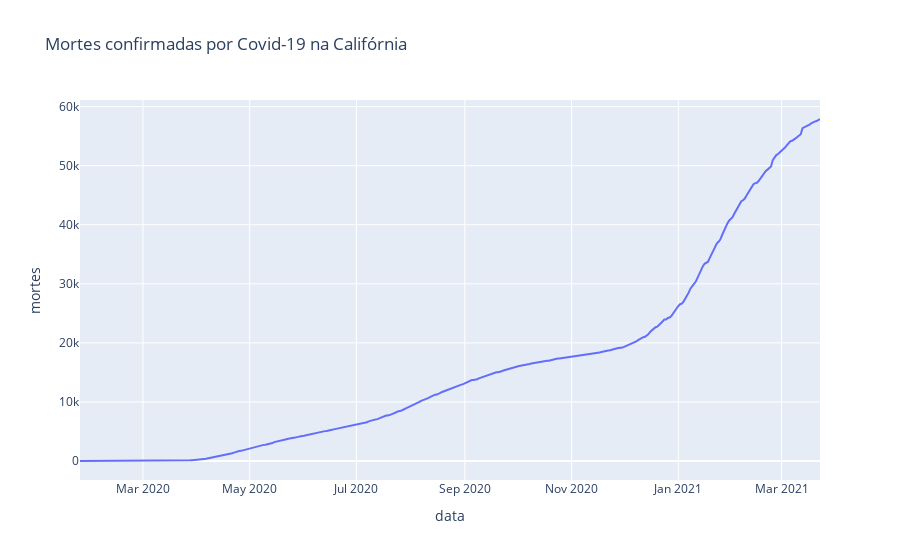

The notebook cell saved with this chart:
### Code cell
# Vamos visualizar as mortes pelos estados
        # Visualizar as mortes na Califórnia
px.line(ca, 'data', 'mortes', title='Mortes confirmadas por Covid-19 na Califórnia')

### Figure 1 — Plotly figure (JSON) as saved in the notebook; plotly's stock layout.template omitted (floating-point values rounded to 4 significant figures; data arrays with more than 128 entries replaced by an {"elided": "..."} marker saying what was removed)
{"data": [{"hovertemplate": "data=%{x}<br>mortes=%{y}<extra></extra>", "legendgroup": "", "line": {"color": "#636efa", "dash": "solid"}, "mode": "lines", "name": "", "orientation": "v", "showlegend": false, "type": "scatter", "x": {"elided": "424 str values"}, "xaxis": "x", "y": {"elided": "424 int values"}, "yaxis": "y"}], "layout": {"legend": {"tracegroupgap": 0}, "title": {"text": "Mortes confirmadas por Covid-19 na Califórnia"}, "xaxis": {"anchor": "y", "domain": [0, 1], "title": {"text": "data"}}, "yaxis": {"anchor": "x", "domain": [0, 1], "title": {"text": "mortes"}}}}
